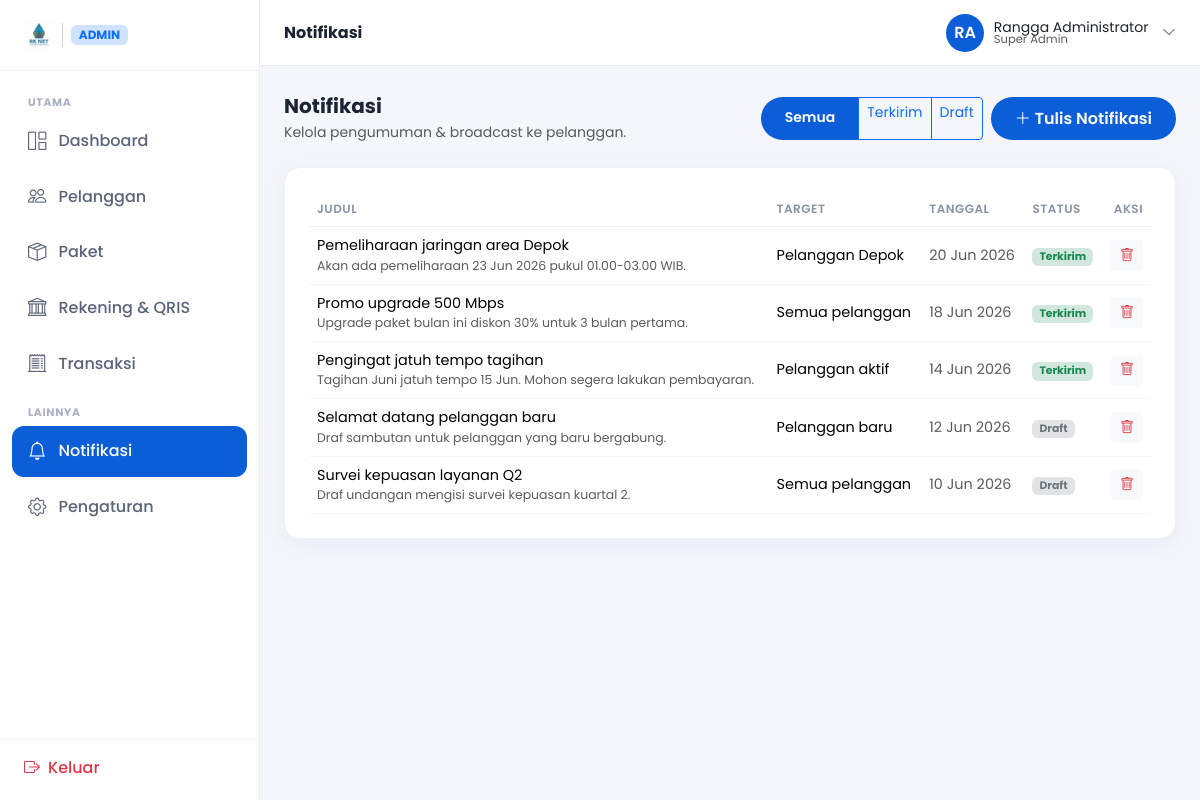
/admin/notifikasi.php (signed in), run on the app's committed database.
### tables this page shows
CREATE TABLE notifikasi (
    id       INT AUTO_INCREMENT PRIMARY KEY,
    judul    VARCHAR(150) NOT NULL,
    isi      TEXT         NOT NULL,
    target   VARCHAR(80)  NOT NULL,
    tanggal  VARCHAR(20)  NOT NULL,
    status   VARCHAR(20)  NOT NULL DEFAULT 'draft'
);

### auth.php (called while the page is built, shortened)
<?php
function idAdminSaatIni(): ?int
{
    return isset($_SESSION['admin_id']) ? (int) $_SESSION['admin_id'] : null;
}

### db.php (called while the page is built, shortened)
<?php
function db(): mysqli
{
    static $db = null;
    if ($db !== null) return $db;
    try {
        $db = new mysqli(DB_HOST, DB_USER, DB_PASS, DB_NAME, DB_PORT);
        $db->set_charset('utf8mb4');
    } catch (mysqli_sql_exception $e) {
        pesanErrorDb('Koneksi database gagal.',
            'Pastikan MySQL berjalan di port ' . DB_PORT . ' dan database <code>' . DB_NAME . '</code> sudah dibuat.');
    }
    return $db;
}
function stmtSiap(string $sql, array $params): mysqli_stmt
{
    $stmt = db()->prepare($sql);
    if ($params) {
        $tipe = '';
        foreach ($params as $p) {
            $tipe .= is_int($p) ? 'i' : (is_float($p) ? 'd' : 's');
        }
        $ref = [$tipe];
        foreach ($params as $i => $v) {
            $ref[] = &$params[$i];
        }
        call_user_func_array([$stmt, 'bind_param'], $ref);
    }
    $stmt->execute();
    return $stmt;
}
function kueri(string $sql, array $params = []): array
{
    return stmtSiap($sql, $params)->get_result()->fetch_all(MYSQLI_ASSOC);
}
function kueriSatu(string $sql, array $params = []): ?array
{
    $baris = stmtSiap($sql, $params)->get_result()->fetch_assoc();
    return $baris ?: null;
}
function kueriNilai(string $sql, array $params = [])
{
    $baris = stmtSiap($sql, $params)->get_result()->fetch_row();
    return $baris ? $baris[0] : null;
}

### admin-config.php (called while the page is built, shortened)
<?php
require_once __DIR__ . '/helpers.php';
require_once __DIR__ . '/db.php';
require_once __DIR__ . '/auth.php';
require_once __DIR__ . '/pagination.php';
$admin = kueriSatu("SELECT nama, email, peran FROM admin WHERE id = ?", [idAdminSaatIni()]);

### pagination.php (called while the page is built, shortened)
<?php
require_once __DIR__ . '/db.php';
function halamanSaatIni(): int
{
    $hal = (int) ($_GET['hal'] ?? 1);
    return $hal < 1 ? 1 : $hal;
}
function ambilPaginasi(string $sqlBase, string $sqlCount, array $params, int $perHalaman = PER_HALAMAN): array
{
    $total = (int) kueriNilai($sqlCount, $params);
    $totalHal = max(1, (int) ceil($total / $perHalaman));
    $hal = min(halamanSaatIni(), $totalHal);
    $offset = ($hal - 1) * $perHalaman;
    $baris = kueri($sqlBase . " LIMIT $perHalaman OFFSET $offset", $params);
    return ['baris' => $baris, 'hal' => $hal, 'totalHal' => $totalHal, 'total' => $total];
}

### helpers.php (called while the page is built, shortened)
<?php
if (!function_exists('badgeStatus')) {
    function badgeStatus(string $status): array
    {
        return match ($status) {
            'lunas'      => ['kelas' => 'bg-success-subtle text-success',     'label' => 'Telah Dibayar'],
            'menunggu'   => ['kelas' => 'bg-warning-subtle text-warning',     'label' => 'Menunggu Pembayaran'],
            'verifikasi' => ['kelas' => 'bg-info-subtle text-info',           'label' => 'Menunggu Verifikasi'],
            'ditolak'    => ['kelas' => 'bg-danger-subtle text-danger',       'label' => 'Bukti Ditolak'],
            'aktif'      => ['kelas' => 'bg-success-subtle text-success',     'label' => 'Aktif'],
            'nonaktif'   => ['kelas' => 'bg-secondary-subtle text-secondary', 'label' => 'Nonaktif'],
            'terkirim'   => ['kelas' => 'bg-success-subtle text-success',     'label' => 'Terkirim'],
            'draft'      => ['kelas' => 'bg-secondary-subtle text-secondary', 'label' => 'Draft'],
            default      => ['kelas' => 'bg-secondary-subtle text-secondary', 'label' => ucfirst($status)],
        };
    }
}

### admin/notifikasi.php (the view, shortened to what this page needs)
<?php
require __DIR__ . '/../admin-config.php';
$judulHalaman = 'Notifikasi';
$status = $_GET['status'] ?? '';
$where = '';
$params = [];
$sqlBase  = "SELECT id, judul, isi, target, tanggal, status FROM notifikasi $where ORDER BY id";
$sqlCount = "SELECT COUNT(*) FROM notifikasi $where";
$hasil = ambilPaginasi($sqlBase, $sqlCount, $params);
?>
<!DOCTYPE html>
<html lang="id">
<?php include __DIR__ . '/partials/shell-head.php'; ?>
<?php include __DIR__ . '/partials/shell-open.php'; ?>
  <div class="d-flex flex-wrap gap-2 align-items-center justify-content-between mb-4">
    <div>
      <h5 class="fw-700 mb-1">Notifikasi</h5>
      <p class="text-muted small mb-0">Kelola pengumuman & broadcast ke pelanggan.</p>
    </div>
    <div class="d-flex flex-wrap gap-2">
      <div class="btn-group" role="group">
        <a href="?status=" class="btn btn-sm <?= $status === '' ? 'btn-rk' : 'btn-outline-primary' ?>">Semua</a>
        <a href="?status=terkirim" class="btn btn-sm <?= $status === 'terkirim' ? 'btn-rk' : 'btn-outline-primary' ?>">Terkirim</a>
        <a href="?status=draft" class="btn btn-sm <?= $status === 'draft' ? 'btn-rk' : 'btn-outline-primary' ?>">Draft</a>
      </div>
      <button class="btn btn-rk" type="button" data-bs-toggle="modal" data-bs-target="#modalTulisNotif">
        <i class="bi bi-plus-lg me-1"></i>Tulis Notifikasi</button>
    </div>
  </div>
  <div class="kartu kartu-pad">
    <div class="table-responsive">
      <table class="table align-middle mb-0 tabel-portal">
        <thead>
          <tr><th>Judul</th><th>Target</th><th>Tanggal</th><th>Status</th><th class="text-end">Aksi</th></tr>
        </thead>
        <tbody>
          <?php foreach ($hasil['baris'] as $n): $b = badgeStatus($n['status']); ?>
          <tr>
            <td>
              <div class="fw-600"><?= htmlspecialchars($n['judul']) ?></div>
              <div class="text-muted" style="font-size:.78rem"><?= htmlspecialchars($n['isi']) ?></div>
            </td>
            <td><?= htmlspecialchars($n['target']) ?></td>
            <td class="text-muted small"><?= htmlspecialchars($n['tanggal']) ?></td>
            <td><span class="badge <?= $b['kelas'] ?>"><?= $b['label'] ?></span></td>
            <td class="text-end">
              <form method="post" action="aksi-notifikasi.php" onsubmit="return confirm('Hapus notifikasi ini?')">
                <button type="submit" class="btn btn-sm btn-light text-danger"><i class="bi bi-trash"></i></button>
              </form>
            </td>
          </tr>
          <?php endforeach; ?>
        </tbody>
      </table>
    </div>
  </div>
<?php include __DIR__ . '/partials/shell-close.php'; ?>

### admin/partials/topbar.php (shortened to what this page needs)
<?php
$inisial = '';
foreach (explode(' ', trim($admin['nama'])) as $kata) {
    if ($kata !== '') $inisial .= mb_substr($kata, 0, 1);
}
$inisial = mb_strtoupper(mb_substr($inisial, 0, 2));
?>
<header class="portal-topbar">
  <div class="kiri">
    <h6 class="mb-0 fw-700"><?= htmlspecialchars($judulHalaman ?? 'Admin') ?></h6>
  </div>
  <div class="kanan">
    <div class="dropdown">
      <button class="topbar-user btn p-0 border-0 bg-transparent" data-bs-toggle="dropdown" aria-expanded="false">
        <span class="ava"><?= htmlspecialchars($inisial) ?></span>
        <span class="d-none d-sm-flex flex-column text-start lh-1">
          <span class="fw-600 small"><?= htmlspecialchars($admin['nama']) ?></span>
          <span class="text-muted" style="font-size:.72rem"><?= htmlspecialchars($admin['peran']) ?></span>
        </span>
        <i class="bi bi-chevron-down small text-muted ms-1"></i>
      </button>
    </div>
  </div>
</header>

### assets/css/style.css (style rules this page uses)
:root { --rk-blue:#0B5ED7; --rk-blue-dark:#06256E; --rk-blue-soft:#E8F0FE; --rk-cyan:#36C5F0; }
* { scroll-behavior:smooth }
body { font-family:'Poppins',system-ui,sans-serif;color:#1c2434 }
.btn-rk { background:var(--rk-blue);color:#fff;border-radius:50rem;padding:.6rem 1.5rem;font-weight:600;border:0;transition:.2s }
.fw-700 { font-weight:700 }

### assets/css/portal.css (style rules this page uses)
body.portal { background:#f4f6fb;font-family:'Poppins',system-ui,sans-serif;color:#1c2434 }
.portal-topbar { background:#fff;border-bottom:1px solid #eaecf3;padding:.85rem 1.5rem; display:flex;align-items:center;justify-content:space-between;position:sticky;top:0;z-index:1020 }
.portal-topbar .kiri { display:flex;align-items:center;gap:.75rem }
.portal-topbar .kanan { display:flex;align-items:center;gap:.5rem }
.topbar-user { display:flex;align-items:center;gap:.6rem;padding:.25rem .35rem .25rem .85rem }
.topbar-user .ava { width:38px;height:38px;border-radius:50%;background:var(--rk-blue);color:#fff;display:flex;align-items:center;justify-content:center;font-weight:600 }
.kartu { background:#fff;border:1px solid #eef0f6;border-radius:1rem;box-shadow:0 6px 24px rgba(6,37,110,.05) }
.kartu-pad { padding:1.5rem }
.tabel-portal thead th { font-size:.75rem;text-transform:uppercase;letter-spacing:.5px;color:#8a93a6;font-weight:600;border-bottom:1px solid #eef0f6 }
.tabel-portal td { border-bottom:1px solid #f4f6fb;font-size:.9rem }

### data on the page
notifikasi: judul "Pemeliharaan jaringan area Depok", isi "Akan ada pemeliharaan 23 Jun 2026 pukul 01.00-03.00 WIB.", target "Pelanggan Depok", tanggal "20 Jun 2026", status "Terkirim"
notifikasi: judul "Promo upgrade 500 Mbps", isi "Upgrade paket bulan ini diskon 30% untuk 3 bulan pertama.", target "Semua pelanggan", tanggal "18 Jun 2026", status "Terkirim"
notifikasi: judul "Pengingat jatuh tempo tagihan", isi "Tagihan Juni jatuh tempo 15 Jun. Mohon segera lakukan pembayaran.", target "Pelanggan aktif", tanggal "14 Jun 2026", status "Terkirim"
notifikasi: judul "Selamat datang pelanggan baru", isi "Draf sambutan untuk pelanggan yang baru bergabung.", target "Pelanggan baru", tanggal "12 Jun 2026", status "Draft"
notifikasi: judul "Survei kepuasan layanan Q2", isi "Draf undangan mengisi survei kepuasan kuartal 2.", target "Semua pelanggan", tanggal "10 Jun 2026", status "Draft"

### other printed values
$grup "UTAMA"
$menu[0] "Dashboard"
$menu[0] "Pelanggan"
$menu[0] "Paket"
$menu[0] "Rekening & QRIS"
$menu[0] "Transaksi"
$grup "LAINNYA"
$menu[0] "Notifikasi"
$menu[0] "Pengaturan"
$judulHalaman "Notifikasi"
$inisial "RA"
$admin['nama'] "Rangga Administrator"
$admin['peran'] "Super Admin"
